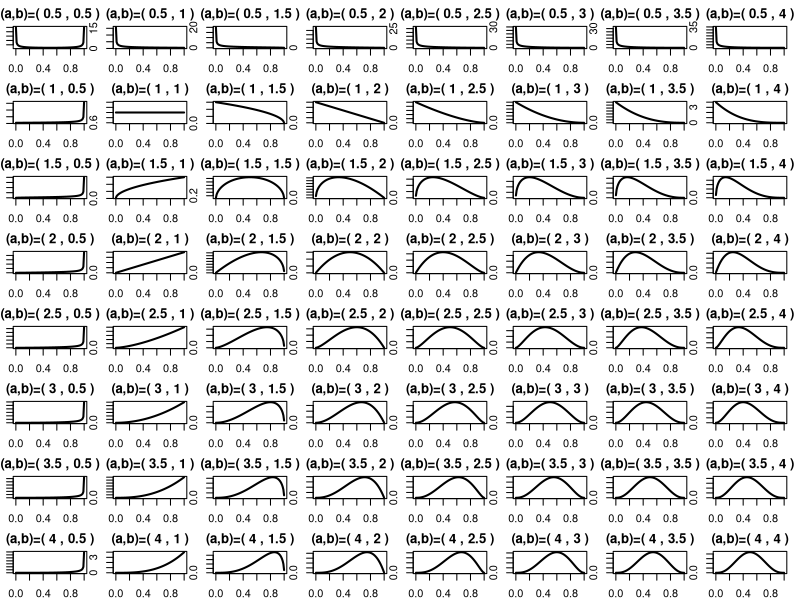
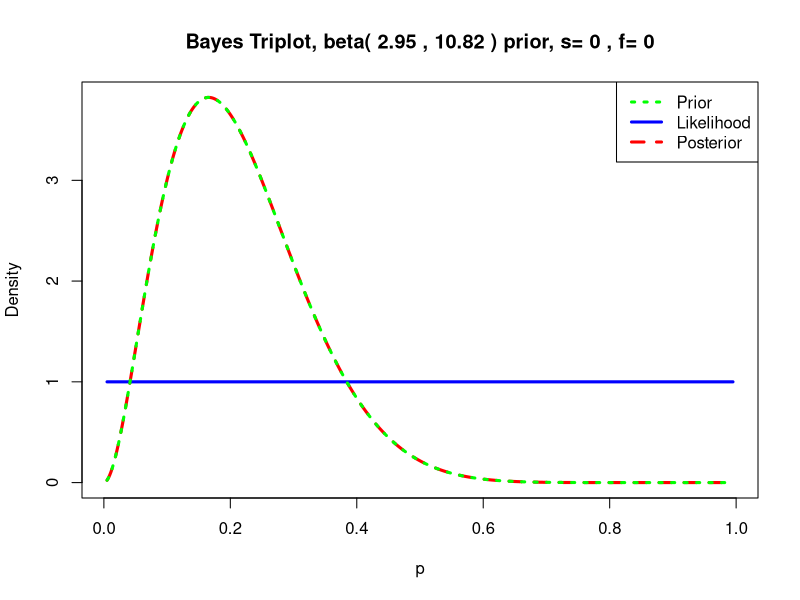
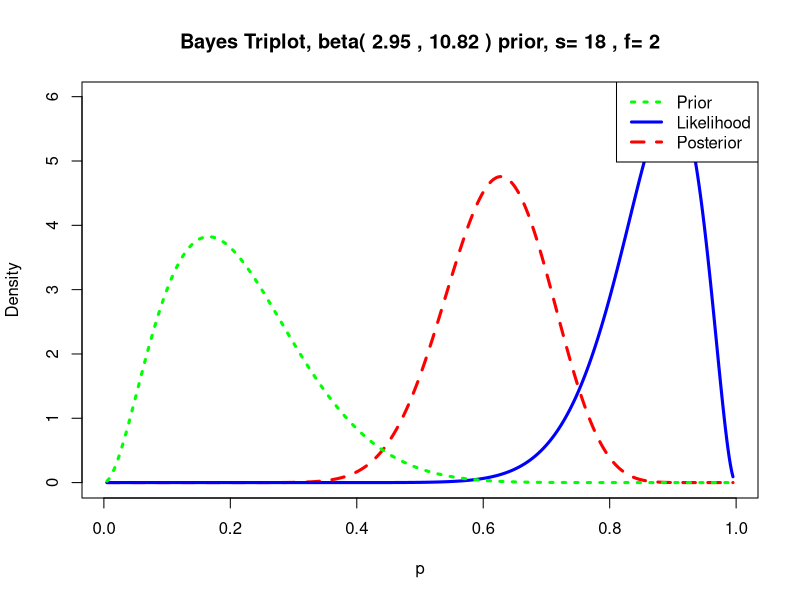
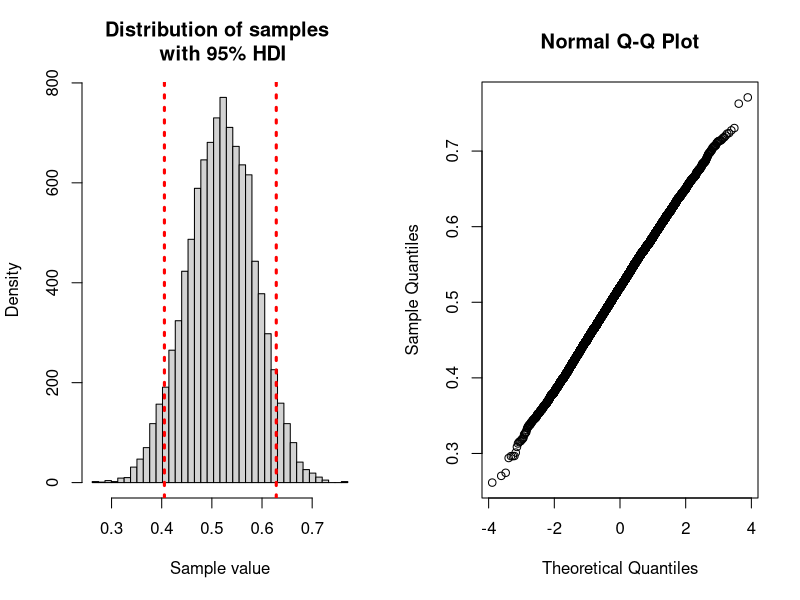
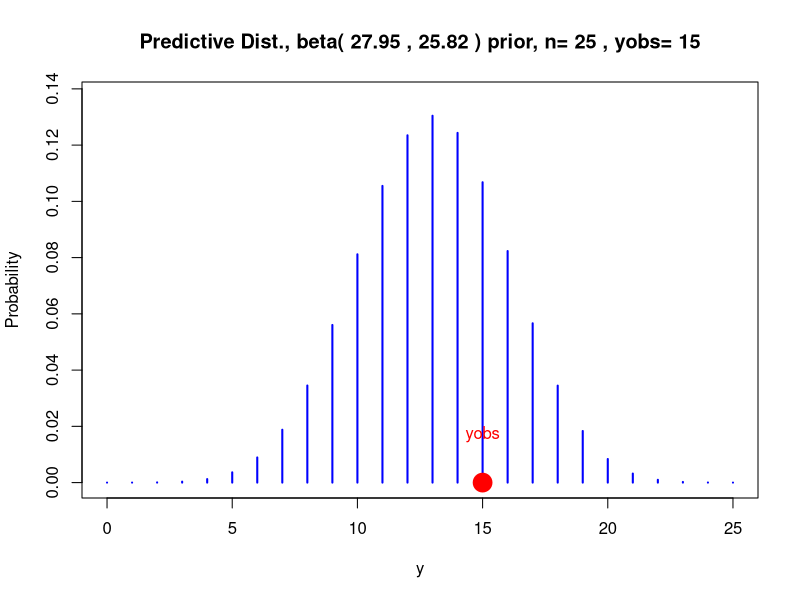
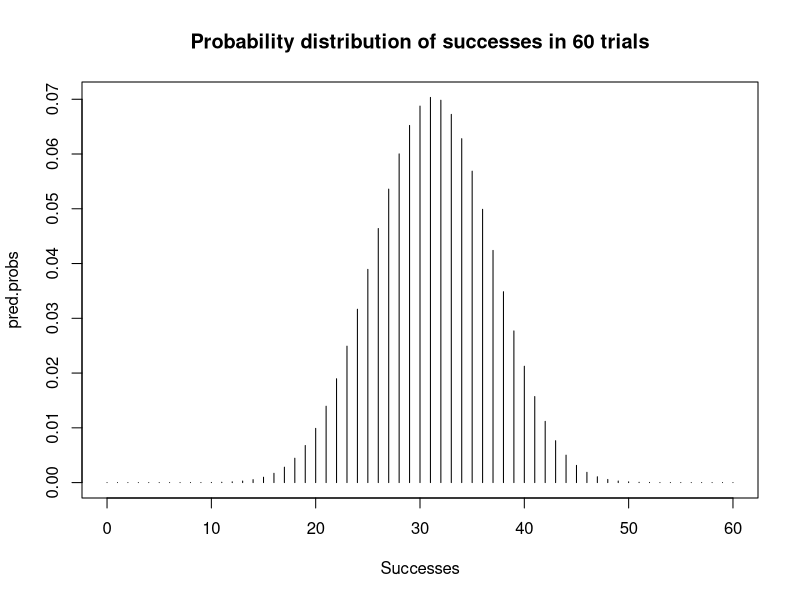

R code for these plots, in order:
# Clear objects from Memory
rm(list=ls())
# Clear Console:
cat("\014")
eyeHair = data.frame(Black = c(0.11, 0.03, 0.03, 0.01), 
                     Brunette = c(0.2, 0.14, 0.09, 0.05),
                     Red = c(0.04, 0.03, 0.02, 0.02),
                     Blond = c(0.01, 0.16, 0.02, 0.03))
row.names(eyeHair) = c('Brown', 'Blue', 'Hazel', 'Green')
eyeHair
## Compute the marginal distribution of hair color and eye color
eyeHair = rbind(eyeHair, apply(eyeHair, 2, sum))
eyeHair = cbind(eyeHair, apply(eyeHair, 1, sum))
names(eyeHair) <- c('Brown', 'Blue', 'Hazel', 'Green', 'Marginal_eye')
row.names(eyeHair) = c('Brown', 'Blue', 'Hazel', 'Green', 'Marginal_hair')
eyeHair
eyeHair['Blue', ] / eyeHair['Blue', 'Marginal_eye']


#alpha = c(0.5,1,2,3,4)
alpha = c(0.5,1,1.5,2,2.5,3,3.5,4)
beta = alpha
x = seq(0.001,0.999,length=100)

#dbeta(x,4,.5)

par(mfrow = c(8,8), mar=c(2,1,2,1)) # mar = c(bottom, left, top, right)
sapply(alpha, function(a){
  sapply(beta, function(b){
    plot_title = paste("(a,b)=(",a,",",b,")")
    plot(x,dbeta(x,a,b),xlab="",ylab="",
         main=plot_title, type="l", lwd=2)
  })
})

# Set plot options back to normal
par(mar=c(5.1,4.1,4.1,2.1), mfrow=c(1,1))

library(LearnBayes)
## I think the chance of rain is 0.2 with
## with a probability at the 75% point of 0.28
## Compute my Beta prior
beta.par <- beta.select(list(p=0.5, x=0.2), list(p=0.75, x=.28))
beta.par ## The parameters of my Beta distribution

require(repr)
options(repr.plot.width=6, repr.plot.height=5)
triplot(beta.par, c(0, 0))
#In 20 days there were 18 dry days.
triplot(beta.par, c(18, 2))

# Simulate from the posterior and 
## compute confidence intervals
options(repr.plot.width=8, repr.plot.height=5)
beta.post.par <- beta.par + c(25, 15)
post.sample <- rbeta(10000, beta.post.par[1], beta.post.par[2])
par(mfrow = c(1,2))
quants = quantile(post.sample, c(0.05, 0.95))
breaks = seq(min(post.sample), max(post.sample), length.out = 41)
hist(post.sample, breaks = breaks, 
     main = 'Distribution of samples \n with 95% HDI',
     xlab = 'Sample value',
     ylab = 'Density')
abline(v = quants[1], lty = 3, col = 'red', lwd = 3)
abline(v = quants[2], lty = 3, col = 'red', lwd = 3)
qqnorm(post.sample)
par(mfrow = c(1,1))
quants

## Check on the model
predplot(beta.post.par, 25, 15)

## What is the probability of observing 0-8 successes in the
## next 60 trials?
n <- 60
s <- 0:n
pred.probs <- pbetap(beta.post.par, n, s)
plot(s, pred.probs, type="h", 
     main = paste('Probability distribution of successes in', as.character(n), 'trials'),
     xlab = 'Successes')
discint(cbind(s, pred.probs), .95)
